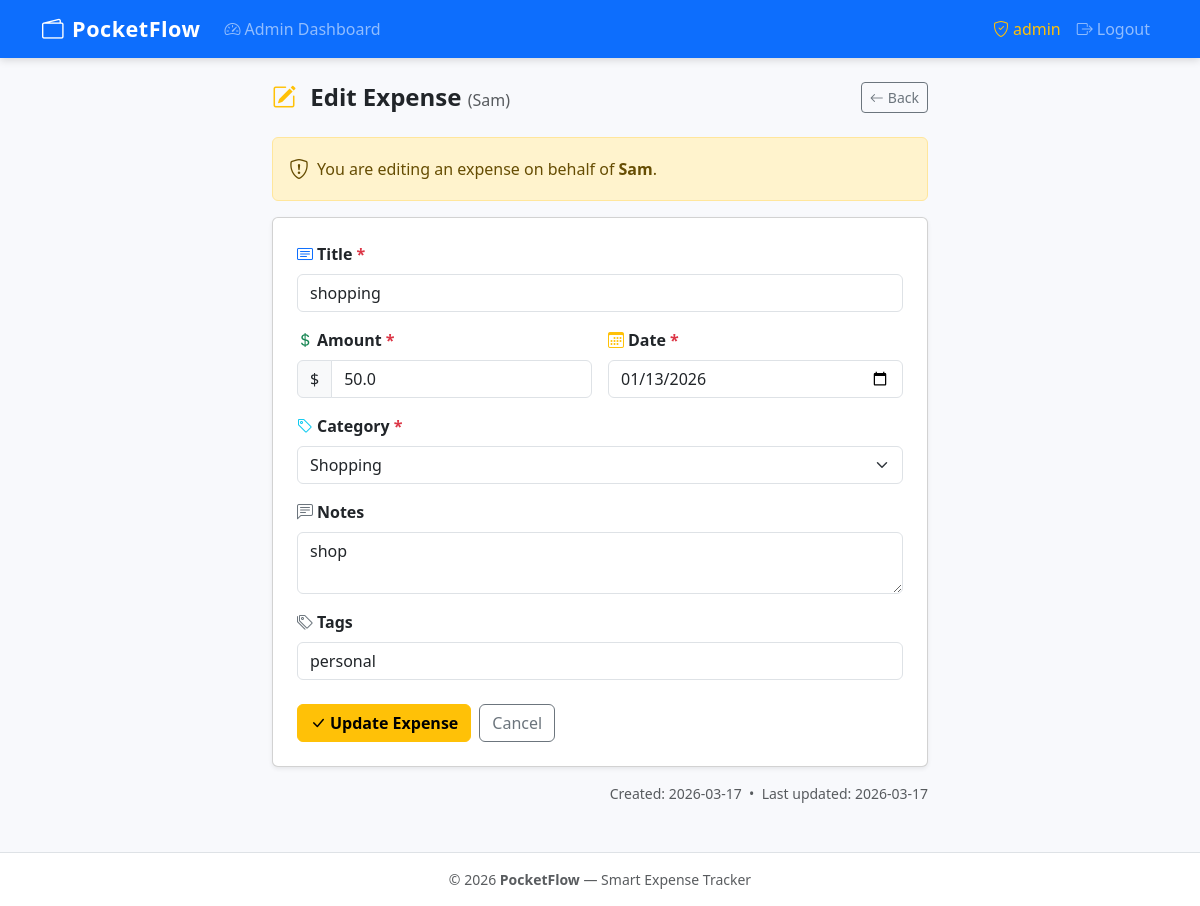
The app's page /admin/expense/edit/5 (signed in) with its own data.
### tables this page shows
CREATE TABLE users (
            id            INTEGER PRIMARY KEY AUTOINCREMENT,
            username      TEXT    NOT NULL UNIQUE,
            email         TEXT    NOT NULL UNIQUE,
            password_hash TEXT    NOT NULL,
            is_admin      INTEGER NOT NULL DEFAULT 0,
            created_at    TEXT    NOT NULL DEFAULT (datetime('now'))
        , avatar TEXT NOT NULL DEFAULT '', remember_token TEXT NOT NULL DEFAULT '', remember_token_expiry INTEGER NOT NULL DEFAULT 0);

CREATE TABLE expenses (
            id         INTEGER PRIMARY KEY AUTOINCREMENT,
            user_id    INTEGER NOT NULL,
            title      TEXT    NOT NULL,
            amount     REAL    NOT NULL,
            date       TEXT    NOT NULL,
            category   TEXT    NOT NULL,
            notes      TEXT    NOT NULL DEFAULT '',
            tags       TEXT    NOT NULL DEFAULT '',
            created_at TEXT    NOT NULL DEFAULT (datetime('now')),
            updated_at TEXT    NOT NULL DEFAULT (datetime('now')),
            FOREIGN KEY (user_id) REFERENCES users(id) ON DELETE CASCADE
        );

### app.py (the view, shortened to what this page needs)
@app.route('/admin/expense/edit/<int:expense_id>', methods=['GET', 'POST'])
@admin_required
def admin_edit_expense(expense_id):
    conn    = get_db()
    expense = conn.execute(
        'SELECT e.*, u.username FROM expenses e JOIN users u ON e.user_id = u.id WHERE e.id = ?',
        [expense_id]
    ).fetchone()
    conn.close()
    if not expense:
        flash('Expense not found.', 'danger')
        return redirect(url_for('admin_dashboard'))
    return render_template('admin/edit_expense.html', expense=expense, categories=CATEGORIES)

### app.py (called while the page is built, shortened)
def get_db():
    conn = sqlite3.connect(DATABASE)
    conn.row_factory = sqlite3.Row
    conn.execute('PRAGMA foreign_keys = ON')
    return conn

def admin_required(f):
    @wraps(f)
    def decorated(*args, **kwargs):
        if 'user_id' not in session:
            flash('Please log in to continue.', 'warning')
            return redirect(url_for('login'))
        if not session.get('is_admin'):
            flash('Admin access required.', 'danger')
            return redirect(url_for('dashboard'))
        return f(*args, **kwargs)
    return decorated

@app.before_request
def load_user_from_remember_token():
    if 'user_id' in session:
        return

### templates/admin/edit_expense.html (shortened to what this page needs)
{% extends 'base.html' %}
{% block content %}
<div class="container" style="max-width:680px">
  <div class="page-header mt-2">
    <h2>
      <i class="bi bi-pencil-square me-2 text-warning"></i>
      Edit Expense
      <small class="text-muted fs-6 fw-normal">({{ expense.username }})</small>
    </h2>
    <a href="{{ url_for('admin_user_expenses', user_id=expense.user_id) }}"
       class="btn btn-outline-secondary btn-sm">
      <i class="bi bi-arrow-left me-1"></i>Back
    </a>
  </div>
  <div class="alert alert-warning d-flex align-items-center">
    <i class="bi bi-shield-exclamation me-2 fs-5"></i>
    You are editing an expense on behalf of <strong class="ms-1">{{ expense.username }}</strong>.
  </div>
  <div class="card shadow-sm">
    <div class="card-body p-4">
      <form method="POST" action="{{ url_for('admin_edit_expense', expense_id=expense.id) }}" novalidate>
        <div class="mb-3">
          <label for="title" class="form-label fw-semibold">
            <i class="bi bi-card-text me-1 text-primary"></i>Title <span class="text-danger">*</span>
          </label>
          <input type="text" id="title" name="title" class="form-control"
                 value="{{ request.form.get('title', expense.title) }}" required>
        </div>
        <div class="row g-3 mb-3">
          <div class="col-sm-6">
            <label for="amount" class="form-label fw-semibold">
              <i class="bi bi-currency-dollar me-1 text-success"></i>Amount <span class="text-danger">*</span>
            </label>
            <div class="input-group">
              <span class="input-group-text">$</span>
              <input type="number" id="amount" name="amount" class="form-control"
                     step="0.01" min="0.01"
                     value="{{ request.form.get('amount', expense.amount) }}" required>
            </div>
          </div>
          <div class="col-sm-6">
            <label for="date" class="form-label fw-semibold">
              <i class="bi bi-calendar3 me-1 text-warning"></i>Date <span class="text-danger">*</span>
            </label>
            <input type="date" id="date" name="date" class="form-control"
                   value="{{ request.form.get('date', expense.date) }}" required>
          </div>
        </div>
        <div class="mb-3">
          <label for="category" class="form-label fw-semibold">
            <i class="bi bi-tag me-1 text-info"></i>Category <span class="text-danger">*</span>
          </label>
          <select id="category" name="category" class="form-select" required>
            {% for cat in categories %}
              <option value="{{ cat }}"
                {{ 'selected' if request.form.get('category', expense.category) == cat }}>
                {{ cat }}
              </option>
            {% endfor %}
          </select>
        </div>
        <div class="mb-3">
          <label for="notes" class="form-label fw-semibold">
            <i class="bi bi-chat-left-text me-1 text-secondary"></i>Notes
          </label>
          <textarea id="notes" name="notes" class="form-control" rows="2">{{ request.form.get('notes', expense.notes) }}</textarea>
        </div>
        <div class="mb-4">
          <label for="tags" class="form-label fw-semibold">
            <i class="bi bi-tags me-1 text-secondary"></i>Tags
          </label>
          <input type="text" id="tags" name="tags" class="form-control"
                 placeholder="comma-separated"
                 value="{{ request.form.get('tags', expense.tags) }}">
        </div>
        <div class="d-flex gap-2">
          <button type="submit" class="btn btn-warning fw-semibold">
            <i class="bi bi-check-lg me-1"></i>Update Expense
          </button>
          <a href="{{ url_for('admin_user_expenses', user_id=expense.user_id) }}"
             class="btn btn-outline-secondary">Cancel</a>
        </div>
      </form>
    </div>
  </div>
  <div class="text-muted small mt-3 text-end">
    Created: {{ expense.created_at[:10] }}
    &nbsp;&bull;&nbsp;
    Last updated: {{ expense.updated_at[:10] }}
  </div>
</div>
{% endblock %}

### static/css/style.css (style rules this page uses)
:root { --pf-primary: #4e73df; --pf-success: #1cc88a; --pf-warning: #f6c23e; --pf-danger: #e74a3b; --pf-info: #36b9cc; --pf-secondary: #858796; --pf-bg: #f8f9fc; }
body { background-color: var(--pf-bg); font-family: 'Segoe UI', system-ui, -apple-system, sans-serif; min-height: 100vh; display: flex; flex-direction: column; }
.page-header { display: flex; align-items: center; justify-content: space-between; margin-bottom: 1.5rem; flex-wrap: wrap; gap: .5rem; }
.page-header h2 { margin: 0; font-weight: 700; font-size: 1.5rem; }

### records on screen
users: username "Sam"
expenses: title "shopping", amount "50.0", date "01/13/2026", notes "shop", tags "personal", created_at "2026-03-17", updated_at "2026-03-17"

### other values on screen
{{ session.username }} "admin"
form field category "Shopping"
